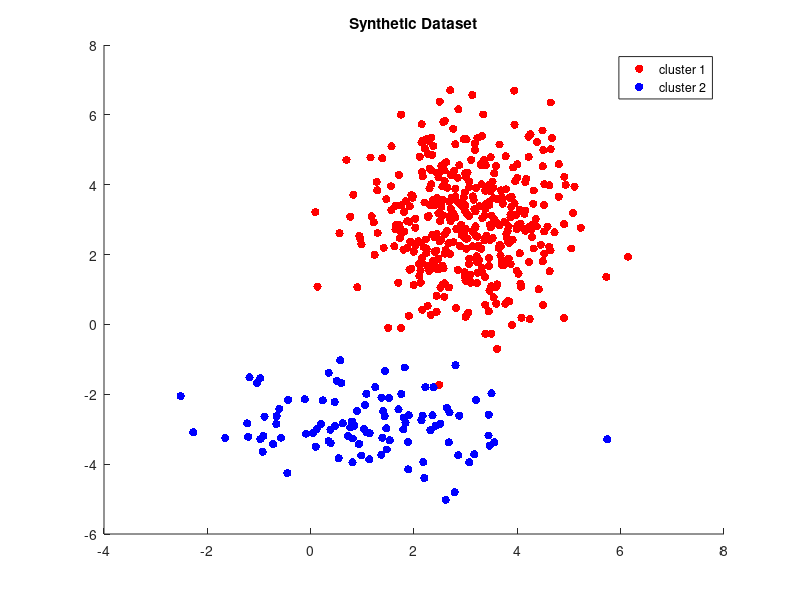
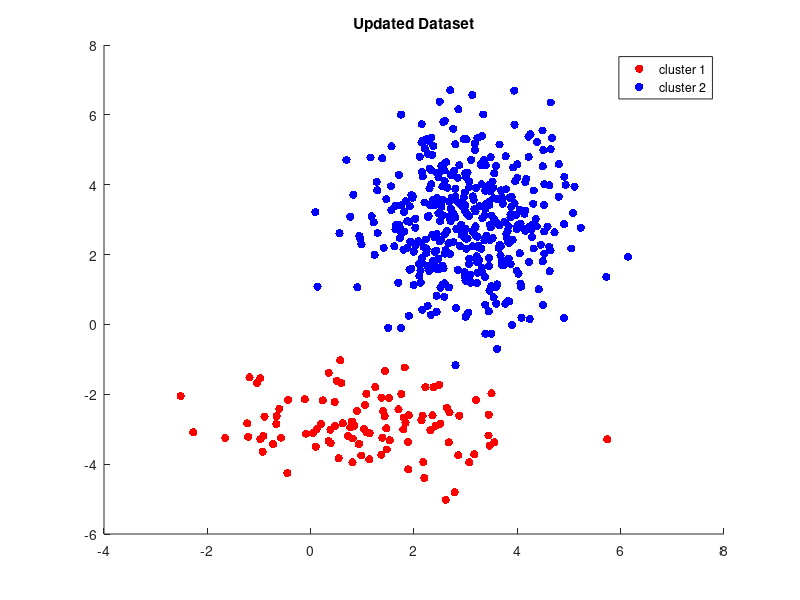

MATLAB code for these plots, in order:

% Step 1: Generate synthetic dataset
mu1 = [3, 3];
sigma1 = [1, 0; 0, 2];
pi1 = 0.8;

mu2 = [1, -3];
sigma2 = [2, 0; 0, 1];
pi2 = 0.2;

N = 500;

% Generate data points
n1 = round(pi1 * N);
data1 = mvnrnd(mu1, sigma1, n1);
n2 = N - n1;
data2 = mvnrnd(mu2, sigma2, n2);
data = [data1; data2];

%plot the synthetic data set
figure;
scatter(data1(:, 1),data1(:, 2), 'r','filled');
hold on
scatter(data2(:, 1),data2(:, 2),'b','filled');
hold off
title('Synthetic Dataset');
legend('cluster 1','cluster 2',Location='best');

%Randomize the synthetic data set
data=data(randperm(size(data, 1)), :);

% Step 2: EM algorithm
K = 2;

% Initialize parameters
pi = ones(1, K) / K;  % Random initialization
mu = rand(K, 2);  % Random initialization
sigma = repmat(eye(2), [1, 1, K]);  % Identity matrix for each cluster

% Initialize assignment probabilities
q = zeros(N, K);

% EM algorithm
max_iter = 100;
tolerance = 1e-6;
prev_lower_bound = -inf;

for iter = 1:max_iter
    % Step 1: E-step
    for k = 1:K
        q(:, k) = pi(k) * mvnpdf(data, mu(k, :), squeeze(sigma(:, :, k)));
    end
    q = q ./ sum(q, 2);
    
    % Step 2: M-step
    for k = 1:K
        Nk = sum(q(:, k));
        pi(k) = Nk / N;
        mu(k, :) = sum(data .* q(:, k), 1) / Nk;
        diff = data - mu(k, :);
        sigma(:, :, k) = (diff' * (diff .* q(:, k))) / Nk;
    end
    
    % Calculate lower bound
    log_likelihood = 0;
    for k = 1:K
        log_likelihood = log_likelihood + sum(log(pi(k) * mvnpdf(data, mu(k, :), sigma(:, :, k))));
    end
    lower_bound = log_likelihood + sum(q .* log(q));
    
    % Check for convergence
    if abs(lower_bound - prev_lower_bound) < tolerance
        break;
    end
    
    prev_lower_bound = lower_bound;
end

% Assign points to clusters
[~, labels] = max(q, [], 2);

%plot the updated dataset
figure;
scatter(data(labels==1, 1), data(labels==1, 2), 'r','filled');
hold on;
scatter(data(labels==2, 1), data(labels==2, 2), 'b','filled');
hold off
title('Updated Dataset');
legend('cluster 1','cluster 2',Location='best');

% Print results
disp('Final parameters after convergence:');
disp('pi:');
disp(pi);
disp('mu:');
disp(mu);
disp('sigma:');
disp(sigma);
